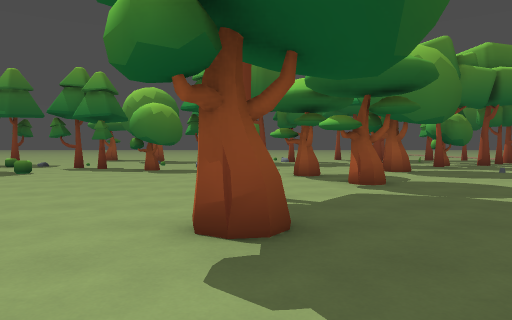
view 1 (above)

24 first-person views from a walk through a 3-D level made in the Godot game engine. The camera is 1.3 m above the floor, tilts 2° down and sees 70° across. The floor is counted in squares, 2 m on a side. Each view is taken from the middle of a square. On the plan, view 1 faces up. The plan holds only what a view shows up to about 11 squares ahead; the rest is blank. The place goes on beyond the plan.

view 2
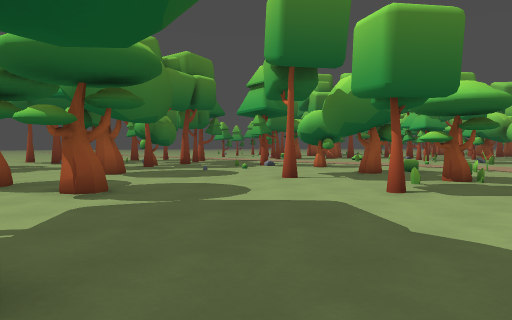

view 3
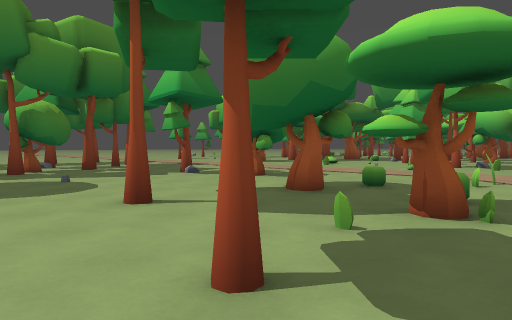

view 4
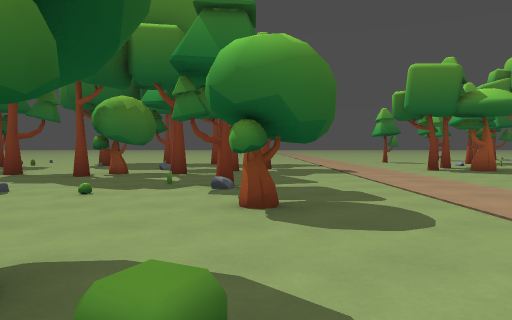

view 5
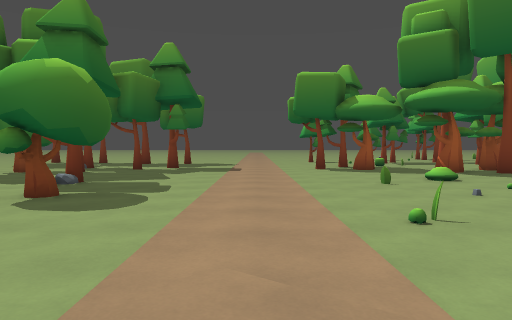

view 6
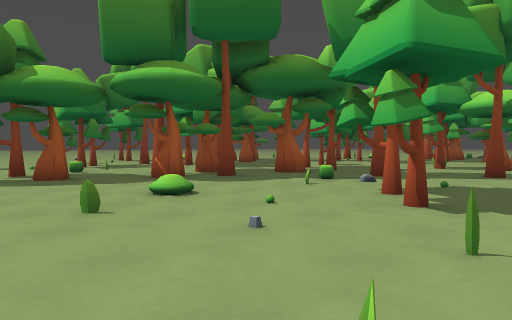

view 7
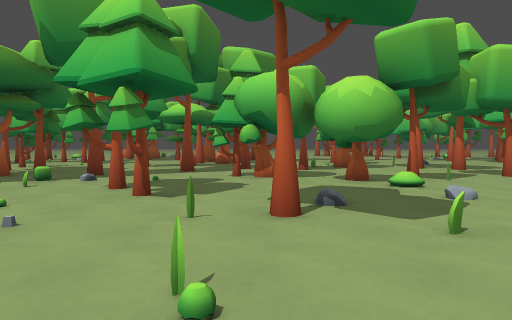

view 8
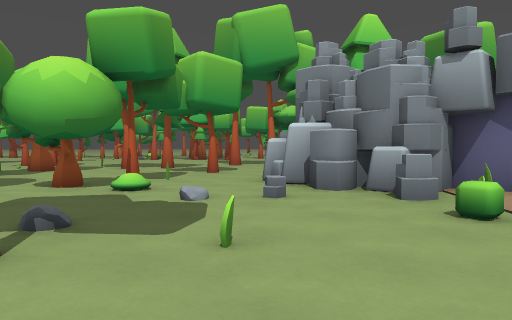

view 9
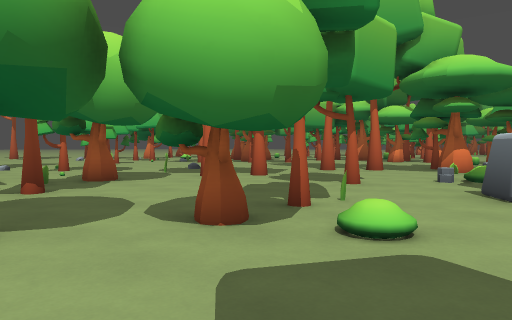

view 10
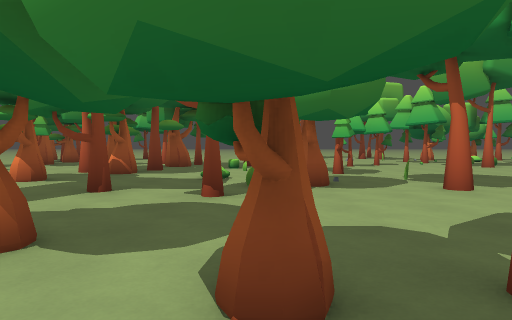

view 11
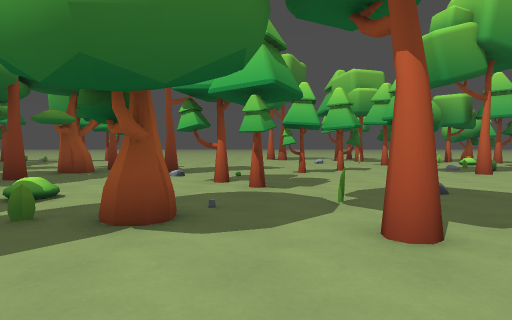

view 12
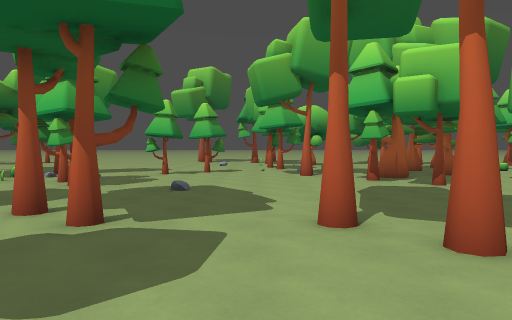

view 13
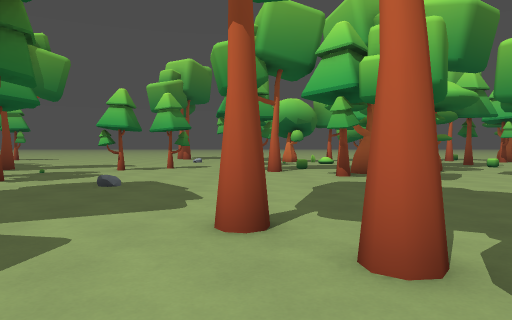

view 14
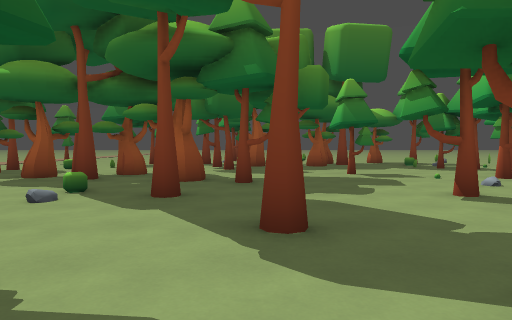

view 15
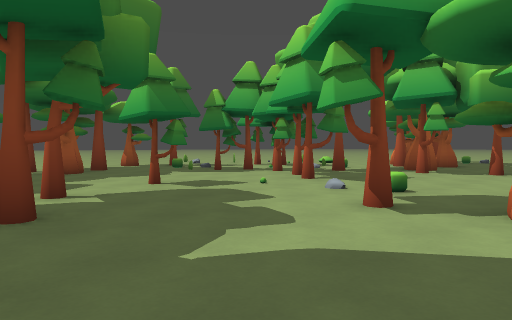

view 16
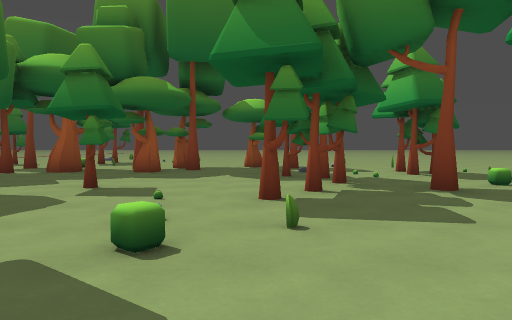

view 17
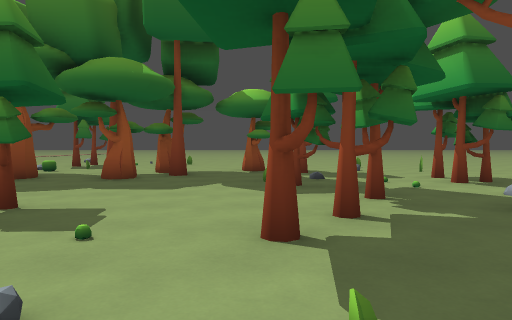

view 18
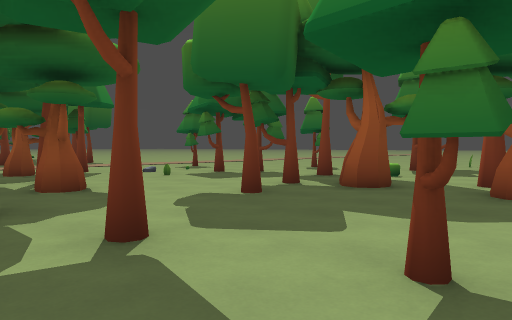

view 19
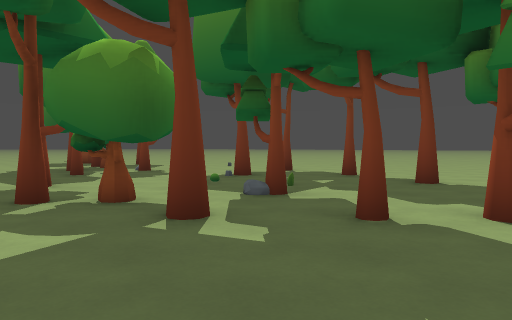

view 20
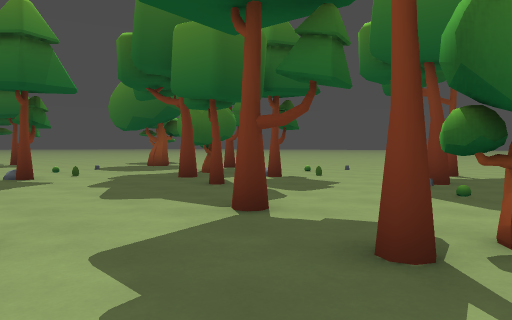

view 21
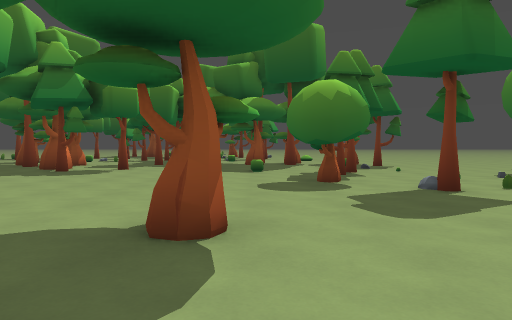

view 22
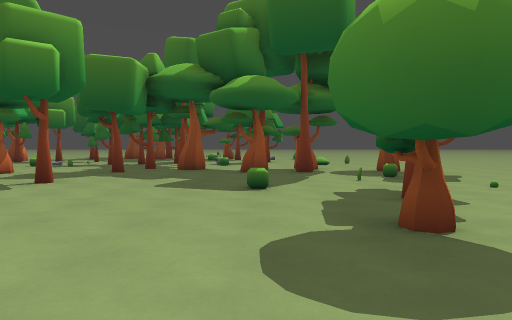

view 23
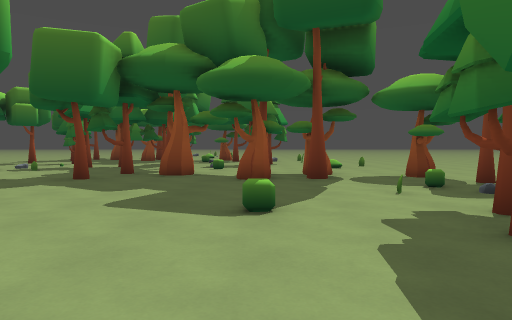

view 24
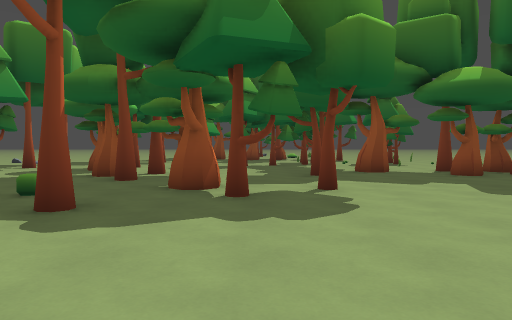

### Floor plan
Key: @ floor where view 1 was taken; # wall or solid block; x gap in a wall; . main floor; : floor 0.25 m higher than the main floor; / step, stairs or slope; = window, fence, low wall or low ledge; O other object.
Columns run from 11 left of view 1 to 33 right of it. Each row starts with its distance up from view 1.
 18            .:.......#      ..#....#.##.=...#.
 17           .../..#.....     ......#.........#.
 16 ..  ..   .##/#........    ..............#....
 15 ....... ...#......#..#.......................
 14 .............#......#.....##...#....#.....#.
 13 .#.............#..##.........#.....#....#...
 12 .........#.......#................#.........#
 11 ..........................................#..
 10 ##......#......#....#............#...#=....#.
  9 ##...=...............................x....
  8 ............#........#.......##...#.....##.
  7 #............#.........................##.#
  6 #................#..........#...#...........#
  5 ..#.#...... ........#=...................=
  4 .....#................=....=...##...=......#.
  3 ....#......#....#..x=...............#...#....
  2 ..#...#.............      =....=.......#.....
  1 .##....   .. ..           .O###......=....#..
  0  .....     @              #####.#..#.........
 -1 ....                           /...........#.
 -2 ...                            /.............
 -3                                 ...#........
 -4                                 ..#.......#..
 -5                                 ##......#....
 -6                                     ...#.#
 -7                                      .....

Positions as (right, up) in squares from view 1, and headings:
1: (0, 0), facing up
2: (0, 1), facing up-right
3: (4, 2), facing up-right
4: (10, 4), facing up
5: (13, 3), facing up
6: (14, 6), facing up-right
7: (13, 6), facing right
8: (14, 6), facing down-right
9: (18, 6), facing down-right
10: (19, 4), facing right
11: (22, 2), facing right
12: (20, -2), facing right
13: (21, -3), facing right
14: (23, 5), facing up
15: (22, 8), facing up-right
16: (28, 8), facing up
17: (28, 10), facing up
18: (26, 12), facing up-left
19: (11, 11), facing up-left
20: (7, 10), facing up-left
21: (4, 9), facing left
22: (0, 9), facing left
23: (-2, 9), facing left
24: (-1, 4), facing left
